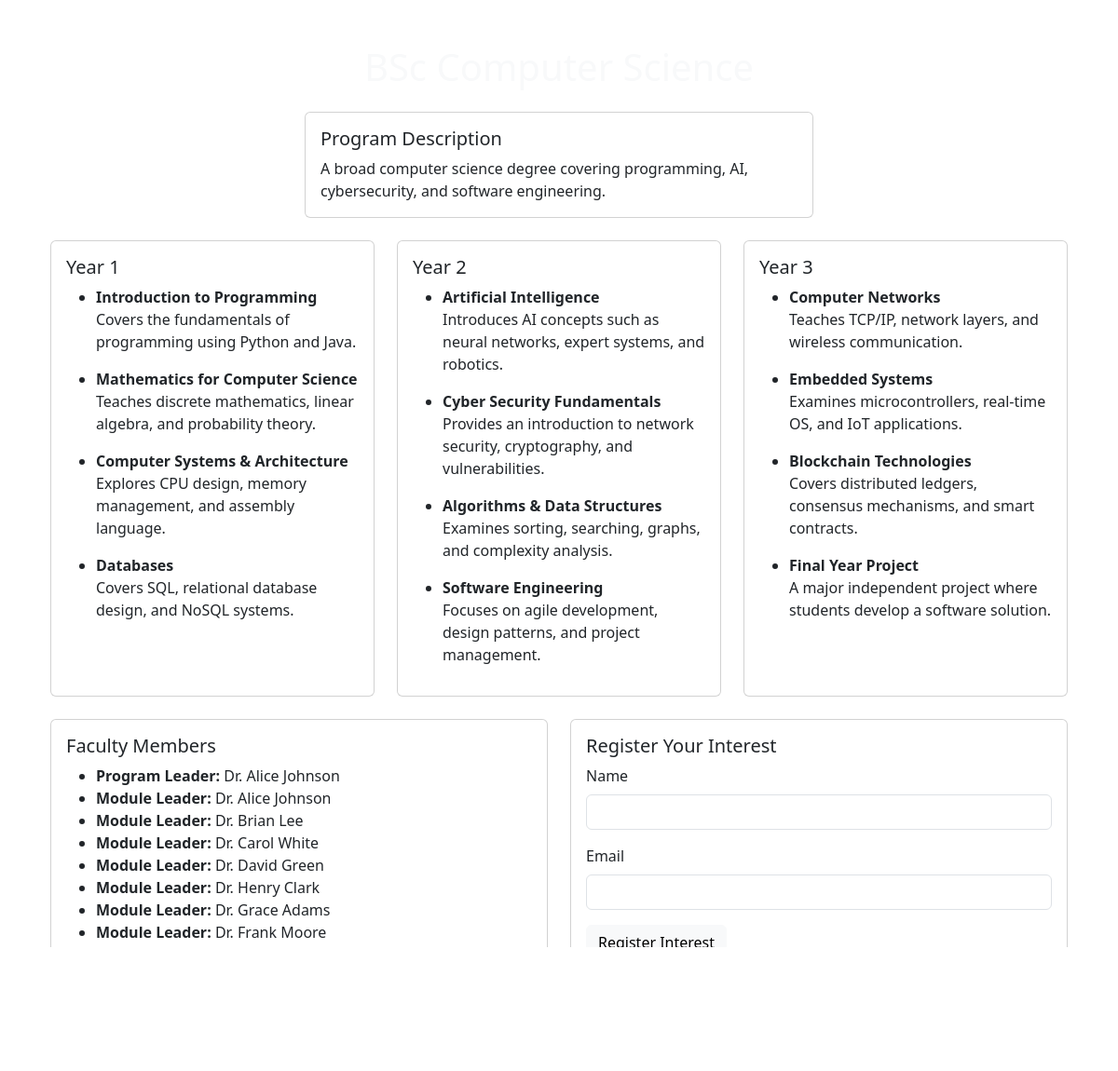
The app's page /program-details.php?id=1 with its own data.
### tables this page shows
CREATE TABLE Programmes (
    ProgrammeID INTEGER PRIMARY KEY AUTO_INCREMENT,
    ProgrammeName TEXT NOT NULL,
    LevelID INTEGER,
    ProgrammeLeaderID INTEGER,
    Description TEXT,
    Image TEXT,
    FOREIGN KEY (LevelID) REFERENCES Levels(LevelID),
    FOREIGN KEY (ProgrammeLeaderID) REFERENCES Staff(StaffID)
);

CREATE TABLE ProgrammeModules (
    ProgrammeModuleID INTEGER PRIMARY KEY AUTO_INCREMENT,
    ProgrammeID INTEGER,
    ModuleID INTEGER,
    Year INTEGER,
    FOREIGN KEY (ProgrammeID) REFERENCES Programmes(ProgrammeID),
    FOREIGN KEY (ModuleID) REFERENCES Modules(ModuleID)
);

CREATE TABLE Modules (
    ModuleID INTEGER PRIMARY KEY,
    ModuleName TEXT NOT NULL,
    ModuleLeaderID INTEGER,
    Description TEXT,
    Image TEXT,
    FOREIGN KEY (ModuleLeaderID) REFERENCES Staff(StaffID)
);

CREATE TABLE Staff (
    StaffID INTEGER PRIMARY KEY,
    Name TEXT NOT NULL
);

### program-details.php (the view, shortened to what this page needs)
<?php
include 'includes/db.php';
if (isset($_GET['id'])) {
    $program_id = $_GET['id'];
} else {
    die("Program ID not specified.");
}
$sql = "SELECT * FROM Programmes WHERE ProgrammeID = $program_id";
$result = mysqli_query($conn, $sql);
$program = mysqli_fetch_assoc($result);
$sql = "SELECT Modules.ModuleID, Modules.ModuleName, Modules.Description, Modules.ModuleLeaderID, ProgrammeModules.Year
        FROM ProgrammeModules
        JOIN Modules ON ProgrammeModules.ModuleID = Modules.ModuleID
        WHERE ProgrammeModules.ProgrammeID = $program_id
        ORDER BY ProgrammeModules.Year";
$modules_result = mysqli_query($conn, $sql);
$modules = mysqli_fetch_all($modules_result, MYSQLI_ASSOC);
$modules_by_year = [];
foreach ($modules as $module) {
    $year = $module['Year'];
    if (!isset($modules_by_year[$year])) {
        $modules_by_year[$year] = [];
    }
    $modules_by_year[$year][] = $module;
}
$program_leader_id = $program['ProgrammeLeaderID'];
$sql = "SELECT Name FROM Staff WHERE StaffID = $program_leader_id";
$program_leader_result = mysqli_query($conn, $sql);
$program_leader = mysqli_fetch_assoc($program_leader_result);
$module_leaders = [];
foreach ($modules as $module) {
    if (isset($module['ModuleLeaderID'])) {
        $module_leader_id = $module['ModuleLeaderID'];
        if (!isset($module_leaders[$module_leader_id])) {
            $sql = "SELECT Name FROM Staff WHERE StaffID = $module_leader_id";
            $result = mysqli_query($conn, $sql);
            if ($result) {
                $module_leaders[$module_leader_id] = mysqli_fetch_assoc($result);
            } else {
                die("Error fetching module leader: " . mysqli_error($conn));
            }
        }
    }
}
?>
<!DOCTYPE html>
<html lang="en">
<head>
    <link href="https://cdn.jsdelivr.net/npm/bootstrap@5.3.0/dist/css/bootstrap.min.css" rel="stylesheet">
    <link href="assets/css/style.css" rel="stylesheet">
</head>
<body class="container">
    <div class="container mt-5">
        <h1 class="text-center mb-4 text-light"><?php echo $program['ProgrammeName']; ?></h1>
        <div class="col-6 mx-auto">
            <div class="card mb-4 ">
                <div class="card-body">
                    <h5 class="card-title t">Program Description</h5>
                    <p class="card-text"><?php echo $program['Description']; ?></p>
                </div>
            </div>
        </div>
        <div class="row">
            <?php for ($year = 1; $year <= 3; $year++): ?>
                <div class="col-md-4 mb-4">
                    <div class="card h-100">
                        <div class="card-body">
                            <h5 class="card-title">Year <?php echo $year; ?></h5>
                            <?php if (isset($modules_by_year[$year])): ?>
                                <ul>
                                    <?php foreach ($modules_by_year[$year] as $module): ?>
                                        <li>
                                            <strong><?php echo $module['ModuleName']; ?></strong>
                                            <p><?php echo $module['Description']; ?></p>
                                        </li>
                                    <?php endforeach; ?>
                                </ul>
                            <?php else: ?>
                                <p>No modules</p>
                            <?php endif; ?>
                        </div>
                    </div>
                </div>
            <?php endfor; ?>
        </div>
        <div class="row">
            <div class="col-6 mb-4">
                <div class="card mb-4 h-100">
                    <div class="card-body">
                        <h5 class="card-title">Faculty Members</h5>
                        <ul>
                            <li><strong>Program Leader:</strong> <?php echo $program_leader['Name']; ?></li>
                            <?php foreach ($module_leaders as $leader): ?>
                                <li><strong>Module Leader:</strong> <?php echo $leader['Name']; ?></li>
                            <?php endforeach; ?>
                        </ul>
                    </div>
                </div>
            </div>
            <div class="col-6 mb-4">
                <div class="card h-100 ">
                    <div class="card-body">
                        <h5 class="card-title">Register Your Interest</h5>
                        <form method="POST" action="">
                            <div class="mb-3">
                                <label for="name" class="form-label">Name</label>
                                <input type="text" class="form-control" id="name" name="name" required>
                            </div>
                            <div class="mb-3">
                                <label for="email" class="form-label">Email</label>
                                <input type="email" class="form-control" id="email" name="email" required>
                            </div>
                            <button type="submit" class="btn btn-light">Register Interest</button>
                            <div class="mb-3 mt-4">
                                <a href="index.php" class="btn btn-light">Back to Programs</a>
                            </div>
                        </form>
                    </div>
                </div>
            </div>
        </div>
    </div>
</body>
</html>

### assets/css/style.css (style rules this page uses)
body { background-image: url("../images/background.jpg"); background-size: cover; background-position: center; background-repeat: no-repeat; background-attachment: fixed; height: 100vh; margin: 0; padding: 0; }

### records on screen
programmes: Description "A broad computer science degree covering programming, AI, cybersecurity, and software engineering."
programmemodules: ModuleID.ModuleName "Introduction to Programming", ModuleID.Description "Covers the fundamentals of programming using Python and Java."
programmemodules: ModuleID.ModuleName "Mathematics for Computer Science", ModuleID.Description "Teaches discrete mathematics, linear algebra, and probability theory."
programmemodules: ModuleID.ModuleName "Computer Systems & Architecture", ModuleID.Description "Explores CPU design, memory management, and assembly language."
programmemodules: ModuleID.ModuleName "Databases", ModuleID.Description "Covers SQL, relational database design, and NoSQL systems."
programmemodules: ModuleID.ModuleName "Artificial Intelligence", ModuleID.Description "Introduces AI concepts such as neural networks, expert systems, and robotics."
programmemodules: ModuleID.ModuleName "Cyber Security Fundamentals", ModuleID.Description "Provides an introduction to network security, cryptography, and vulnerabilities."
programmemodules: ModuleID.ModuleName "Algorithms & Data Structures", ModuleID.Description "Examines sorting, searching, graphs, and complexity analysis."
programmemodules: ModuleID.ModuleName "Software Engineering", ModuleID.Description "Focuses on agile development, design patterns, and project management."
programmemodules: ModuleID.ModuleName "Computer Networks", ModuleID.Description "Teaches TCP/IP, network layers, and wireless communication."
programmemodules: ModuleID.ModuleName "Embedded Systems", ModuleID.Description "Examines microcontrollers, real-time OS, and IoT applications."
programmemodules: ModuleID.ModuleName "Blockchain Technologies", ModuleID.Description "Covers distributed ledgers, consensus mechanisms, and smart contracts."
programmemodules: ModuleID.ModuleName "Final Year Project", ModuleID.Description "A major independent project where students develop a software solution."
staff: Name "Dr. Alice Johnson"
staff: Name "Dr. Brian Lee"
staff: Name "Dr. Carol White"
staff: Name "Dr. David Green"
staff: Name "Dr. Henry Clark"
staff: Name "Dr. Grace Adams"
staff: Name "Dr. Frank Moore"
